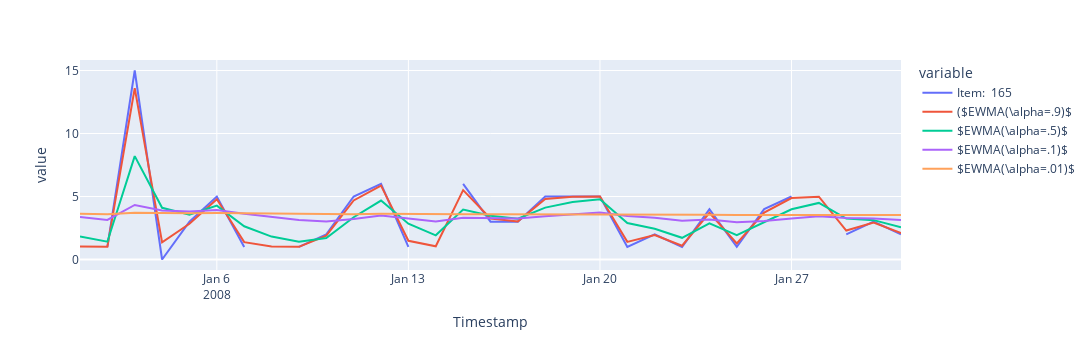

Notebook source saved alongside this figure:
### Markdown cell above
HINT: Approximation of $window$ in MA and $\alpha$ in Exponential Smoothing (only for $alpha<0.1$)

$$window \approx \frac{1}{2\alpha}$$

### Code cell
# Averaging with exponential weights
item_name = u'Item:  165'
start_period = '2008-01-01'
end_period = '2008-01-31'

# Note: replace NaN before average calculation
ts.loc[start_period:end_period][[item_name]].merge(
      ts[[item_name]].ffill().ewm(alpha=0.9).mean().loc[start_period:end_period].rename(columns = {item_name:'($EWMA(\\alpha=.9)$'}),  # ewma alpha =0.9
      how='inner', left_index = True, right_index = True
      ).merge(
      ts[[item_name]].ffill().ewm(alpha=0.5).mean().loc[start_period:end_period].rename(columns = {item_name:'$EWMA(\\alpha=.5)$'}),  # ewma alpha =0.5
      how='inner', left_index = True, right_index = True
      ).merge(
      ts[[item_name]].ffill().ewm(alpha=0.1).mean().loc[start_period:end_period].rename(columns = {item_name:'$EWMA(\\alpha=.1)$'}),  # ewma alpha =0.1
      how='inner', left_index = True, right_index = True
      ).merge(
      ts[[item_name]].ffill().ewm(alpha=0.01).mean().loc[start_period:end_period].rename(columns = {item_name:'$EWMA(\\alpha=.01)$'}),  # ewma alpha =0.01
      how='inner', left_index = True, right_index = True
      ).plot().update_layout(height=350, width=1300)

### Figure 1 — Plotly figure (JSON) as saved in the notebook; plotly's stock layout.template omitted (floating-point values rounded to 4 significant figures)
{"data": [{"hovertemplate": "variable=Item:  165<br>Timestamp=%{x}<br>value=%{y}<extra></extra>", "legendgroup": "Item:  165", "line": {"color": "#636efa", "dash": "solid"}, "marker": {"symbol": "circle"}, "mode": "lines", "name": "Item:  165", "orientation": "v", "showlegend": true, "type": "scatter", "x": ["2008-01-01T00:00:00", "2008-01-02T00:00:00", "2008-01-03T00:00:00", "2008-01-04T00:00:00", "2008-01-05T00:00:00", "2008-01-06T00:00:00", "2008-01-07T00:00:00", "2008-01-08T00:00:00", "2008-01-09T00:00:00", "2008-01-10T00:00:00", "2008-01-11T00:00:00", "2008-01-12T00:00:00", "2008-01-13T00:00:00", "2008-01-14T00:00:00", "2008-01-15T00:00:00", "2008-01-16T00:00:00", "2008-01-17T00:00:00", "2008-01-18T00:00:00", "2008-01-19T00:00:00", "2008-01-20T00:00:00", "2008-01-21T00:00:00", "2008-01-22T00:00:00", "2008-01-23T00:00:00", "2008-01-24T00:00:00", "2008-01-25T00:00:00", "2008-01-26T00:00:00", "2008-01-27T00:00:00", "2008-01-28T00:00:00", "2008-01-29T00:00:00", "2008-01-30T00:00:00", "2008-01-31T00:00:00"], "xaxis": "x", "y": [null, 1, 15, 0, 3, 5, 1, null, 1, 2, 5, 6, 1, null, 6, 3, 3, 5, 5, 5, 1, 2, 1, 4, 1, 4, 5, null, 2, 3, 2], "yaxis": "y"}, {"hovertemplate": "variable=($EWMA(\\alpha=.9)$<br>Timestamp=%{x}<br>value=%{y}<extra></extra>", "legendgroup": "($EWMA(\\alpha=.9)$", "line": {"color": "#EF553B", "dash": "solid"}, "marker": {"symbol": "circle"}, "mode": "lines", "name": "($EWMA(\\alpha=.9)$", "orientation": "v", "showlegend": true, "type": "scatter", "x": ["2008-01-01T00:00:00", "2008-01-02T00:00:00", "2008-01-03T00:00:00", "2008-01-04T00:00:00", "2008-01-05T00:00:00", "2008-01-06T00:00:00", "2008-01-07T00:00:00", "2008-01-08T00:00:00", "2008-01-09T00:00:00", "2008-01-10T00:00:00", "2008-01-11T00:00:00", "2008-01-12T00:00:00", "2008-01-13T00:00:00", "2008-01-14T00:00:00", "2008-01-15T00:00:00", "2008-01-16T00:00:00", "2008-01-17T00:00:00", "2008-01-18T00:00:00", "2008-01-19T00:00:00", "2008-01-20T00:00:00", "2008-01-21T00:00:00", "2008-01-22T00:00:00", "2008-01-23T00:00:00", "2008-01-24T00:00:00", "2008-01-25T00:00:00", "2008-01-26T00:00:00", "2008-01-27T00:00:00", "2008-01-28T00:00:00", "2008-01-29T00:00:00", "2008-01-30T00:00:00", "2008-01-31T00:00:00"], "xaxis": "x", "y": [1.031, 1.003, 13.6, 1.36, 2.836, 4.784, 1.378, 1.038, 1.004, 1.9, 4.69, 5.869, 1.487, 1.049, 5.505, 3.25, 3.025, 4.803, 4.98, 4.998, 1.4, 1.94, 1.094, 3.709, 1.271, 3.727, 4.873, 4.987, 2.299, 2.93, 2.093], "yaxis": "y"}, {"hovertemplate": "variable=$EWMA(\\alpha=.5)$<br>Timestamp=%{x}<br>value=%{y}<extra></extra>", "legendgroup": "$EWMA(\\alpha=.5)$", "line": {"color": "#00cc96", "dash": "solid"}, "marker": {"symbol": "circle"}, "mode": "lines", "name": "$EWMA(\\alpha=.5)$", "orientation": "v", "showlegend": true, "type": "scatter", "x": ["2008-01-01T00:00:00", "2008-01-02T00:00:00", "2008-01-03T00:00:00", "2008-01-04T00:00:00", "2008-01-05T00:00:00", "2008-01-06T00:00:00", "2008-01-07T00:00:00", "2008-01-08T00:00:00", "2008-01-09T00:00:00", "2008-01-10T00:00:00", "2008-01-11T00:00:00", "2008-01-12T00:00:00", "2008-01-13T00:00:00", "2008-01-14T00:00:00", "2008-01-15T00:00:00", "2008-01-16T00:00:00", "2008-01-17T00:00:00", "2008-01-18T00:00:00", "2008-01-19T00:00:00", "2008-01-20T00:00:00", "2008-01-21T00:00:00", "2008-01-22T00:00:00", "2008-01-23T00:00:00", "2008-01-24T00:00:00", "2008-01-25T00:00:00", "2008-01-26T00:00:00", "2008-01-27T00:00:00", "2008-01-28T00:00:00", "2008-01-29T00:00:00", "2008-01-30T00:00:00", "2008-01-31T00:00:00"], "xaxis": "x", "y": [1.822, 1.411, 8.206, 4.103, 3.551, 4.276, 2.638, 1.819, 1.409, 1.705, 3.352, 4.676, 2.838, 1.919, 3.96, 3.48, 3.24, 4.12, 4.56, 4.78, 2.89, 2.445, 1.722, 2.861, 1.931, 2.965, 3.983, 4.491, 3.246, 3.123, 2.561], "yaxis": "y"}, {"hovertemplate": "variable=$EWMA(\\alpha=.1)$<br>Timestamp=%{x}<br>value=%{y}<extra></extra>", "legendgroup": "$EWMA(\\alpha=.1)$", "line": {"color": "#ab63fa", "dash": "solid"}, "marker": {"symbol": "circle"}, "mode": "lines", "name": "$EWMA(\\alpha=.1)$", "orientation": "v", "showlegend": true, "type": "scatter", "x": ["2008-01-01T00:00:00", "2008-01-02T00:00:00", "2008-01-03T00:00:00", "2008-01-04T00:00:00", "2008-01-05T00:00:00", "2008-01-06T00:00:00", "2008-01-07T00:00:00", "2008-01-08T00:00:00", "2008-01-09T00:00:00", "2008-01-10T00:00:00", "2008-01-11T00:00:00", "2008-01-12T00:00:00", "2008-01-13T00:00:00", "2008-01-14T00:00:00", "2008-01-15T00:00:00", "2008-01-16T00:00:00", "2008-01-17T00:00:00", "2008-01-18T00:00:00", "2008-01-19T00:00:00", "2008-01-20T00:00:00", "2008-01-21T00:00:00", "2008-01-22T00:00:00", "2008-01-23T00:00:00", "2008-01-24T00:00:00", "2008-01-25T00:00:00", "2008-01-26T00:00:00", "2008-01-27T00:00:00", "2008-01-28T00:00:00", "2008-01-29T00:00:00", "2008-01-30T00:00:00", "2008-01-31T00:00:00"], "xaxis": "x", "y": [3.38, 3.142, 4.328, 3.895, 3.806, 3.925, 3.633, 3.369, 3.132, 3.019, 3.217, 3.496, 3.246, 3.021, 3.319, 3.287, 3.259, 3.433, 3.589, 3.731, 3.457, 3.312, 3.081, 3.172, 2.955, 3.06, 3.254, 3.428, 3.286, 3.257, 3.131], "yaxis": "y"}, {"hovertemplate": "variable=$EWMA(\\alpha=.01)$<br>Timestamp=%{x}<br>value=%{y}<extra></extra>", "legendgroup": "$EWMA(\\alpha=.01)$", "line": {"color": "#FFA15A", "dash": "solid"}, "marker": {"symbol": "circle"}, "mode": "lines", "name": "$EWMA(\\alpha=.01)$", "orientation": "v", "showlegend": true, "type": "scatter", "x": ["2008-01-01T00:00:00", "2008-01-02T00:00:00", "2008-01-03T00:00:00", "2008-01-04T00:00:00", "2008-01-05T00:00:00", "2008-01-06T00:00:00", "2008-01-07T00:00:00", "2008-01-08T00:00:00", "2008-01-09T00:00:00", "2008-01-10T00:00:00", "2008-01-11T00:00:00", "2008-01-12T00:00:00", "2008-01-13T00:00:00", "2008-01-14T00:00:00", "2008-01-15T00:00:00", "2008-01-16T00:00:00", "2008-01-17T00:00:00", "2008-01-18T00:00:00", "2008-01-19T00:00:00", "2008-01-20T00:00:00", "2008-01-21T00:00:00", "2008-01-22T00:00:00", "2008-01-23T00:00:00", "2008-01-24T00:00:00", "2008-01-25T00:00:00", "2008-01-26T00:00:00", "2008-01-27T00:00:00", "2008-01-28T00:00:00", "2008-01-29T00:00:00", "2008-01-30T00:00:00", "2008-01-31T00:00:00"], "xaxis": "x", "y": [3.622, 3.595, 3.713, 3.675, 3.668, 3.681, 3.654, 3.626, 3.599, 3.583, 3.598, 3.622, 3.595, 3.569, 3.594, 3.588, 3.581, 3.596, 3.61, 3.625, 3.598, 3.581, 3.555, 3.56, 3.533, 3.538, 3.553, 3.568, 3.552, 3.546, 3.53], "yaxis": "y"}], "layout": {"height": 350, "legend": {"title": {"text": "variable"}, "tracegroupgap": 0}, "margin": {"t": 60}, "width": 1300, "xaxis": {"anchor": "y", "domain": [0, 1], "title": {"text": "Timestamp"}}, "yaxis": {"anchor": "x", "domain": [0, 1], "title": {"text": "value"}}}}
